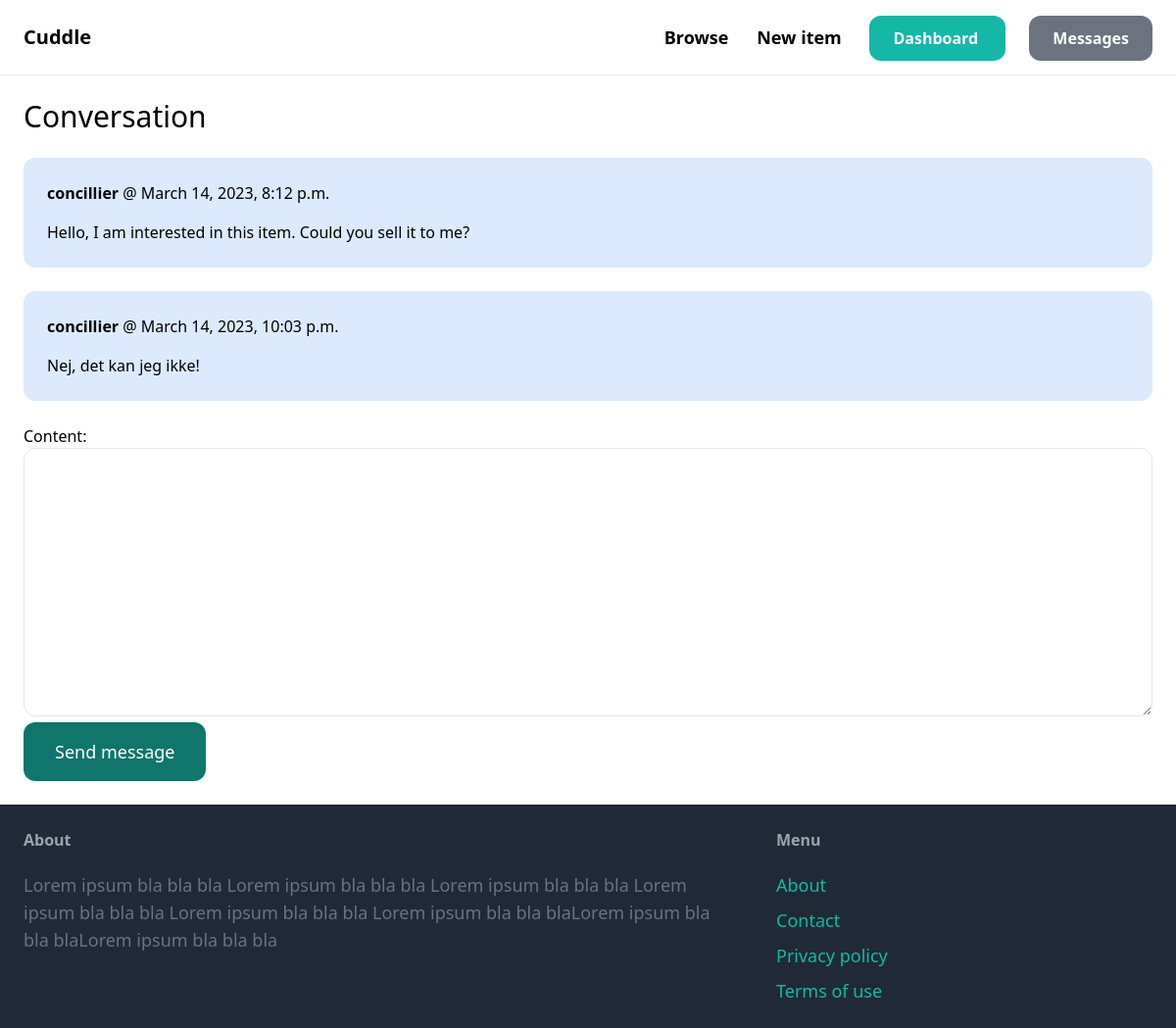
The page /inbox/1/ (signed in) on the database its author committed.
### inbox/models.py (models this page shows)
class ConversationMessage(models.Model):
    conversation = models.ForeignKey(Conversation, related_name='messages', on_delete=models.CASCADE)
    content = models.TextField()
    created_at = models.DateTimeField(auto_now_add=True)
    created_by = models.ForeignKey(User, related_name='created_messages', on_delete=models.CASCADE)

### inbox/views.py (the view)
# urls.py: path('<int:pk>/', views.inbox_view_details, name='detail'),
@login_required
def inbox_view_details(request, pk):
    conversation = Conversation.objects.filter(members__in=[request.user.id]).get(pk=pk)
    if request.method == 'POST':
        form = ConversationMessageForm(request.POST)
        if form.is_valid():
            conversation_message = form.save(commit=False)
            conversation_message.conversation = conversation
            conversation_message.created_by = request.user
            conversation_message.save()
            conversation.save()
            return redirect('inbox:detail', pk=pk)
    else:
        form = ConversationMessageForm()
    return render(request, 'inboxdetail.html', {
        'conversation': conversation,
        'form': form
    })

### inbox/forms.py
class ConversationMessageForm(forms.ModelForm):
    class Meta:
        model = ConversationMessage
        fields = ('content',)
        widgets = {
            'content': forms.Textarea(attrs={
                'class':'w-full py-4 px-6 rounded-xl border'
            })
        }

### inbox/templates/inboxdetail.html (shortened to what this page needs)
{% extends 'base.html' %}
{% block content %}
<h1 class = "mb-6 text-3xl"> Conversation </h1>
<div class="space-y-6">
    {% for message in conversation.messages.all %}
            <div class = "p-6 flex {% if message.created_by == request.user %}bg-blue-100 {% else %} bg-gray-100 {% endif %} rounded-xl">
               <div>
                    <p class="mb-4"><strong>{{ message.created_by.username }} </strong> @ {{ message.created_at }} </p>
                    <p> {{ message.content }} </p>
               </div>
            </div>
    {% endfor %}
</div>
<div>
    <form method="POST" action= "." class="mt-6">
        {{ form.as_p }}
        <button class= "py-4 px-8 text-lg bg-teal-500 hover: bg-teal-700 text-white rounded-xl"> Send message </button>
    </form>
</div>
{% endblock %}

### rows shown on the page
ConversationMessage: created_by.username "concillier", created_at "March 14, 2023, 8:12 p.m.", content "Hello, I am interested in this item. Could you sell it to me?"
ConversationMessage: created_by.username "concillier", created_at "March 14, 2023, 10:03 p.m.", content "Nej, det kan jeg ikke!"
